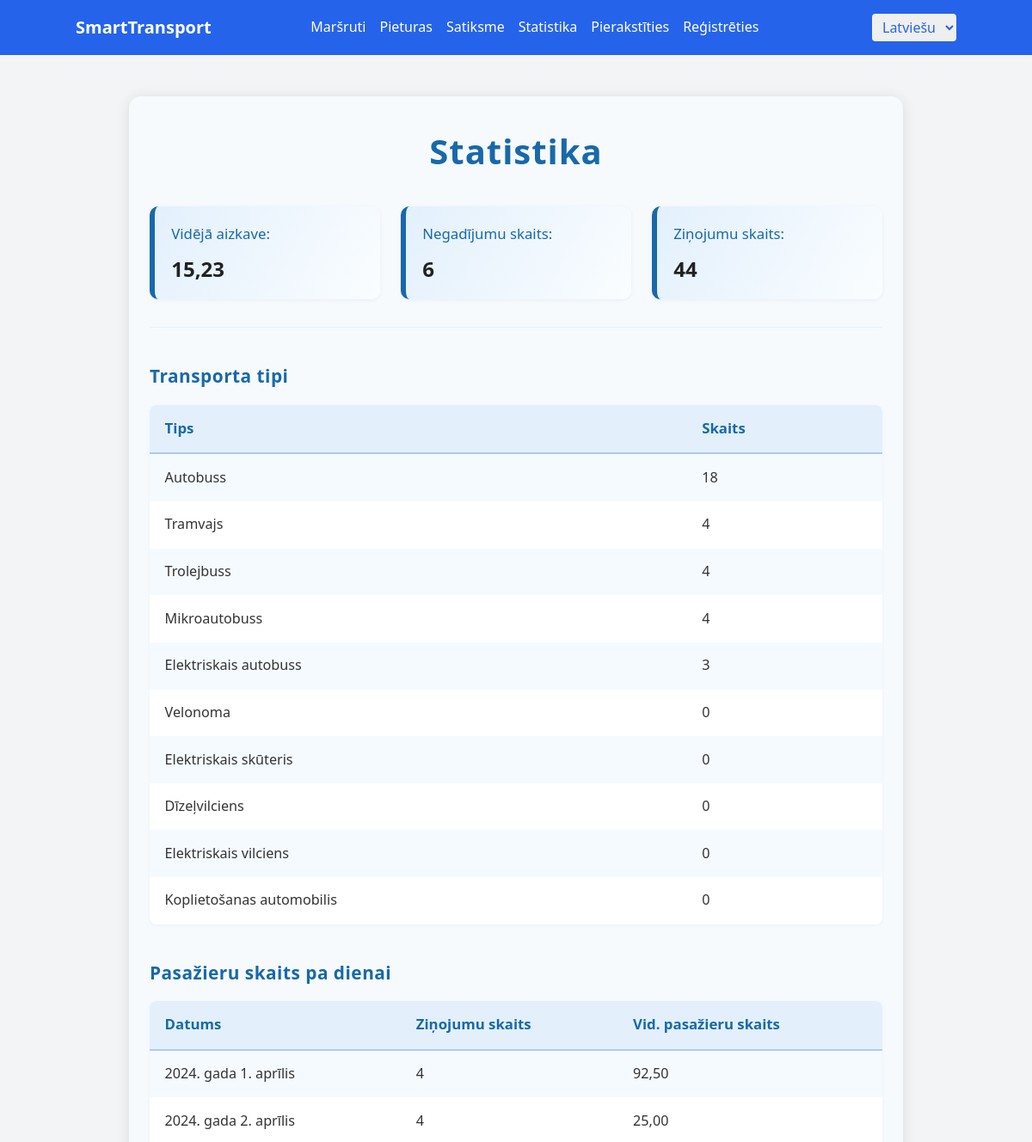
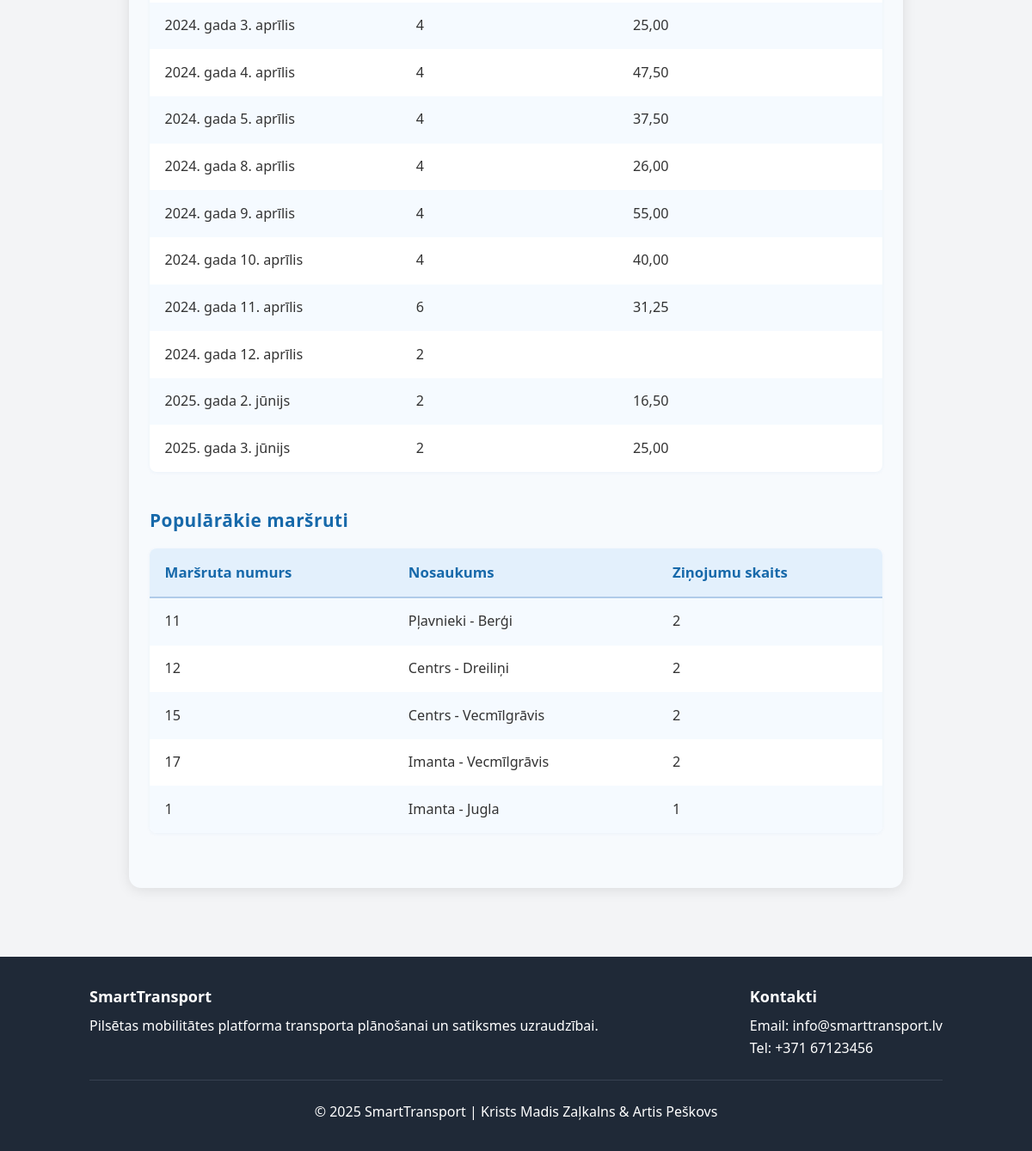
Screenshot of /lv/statistics/ with the database file from the repository (2 pictures, top to bottom).
### transport/models.py (models this page shows, shortened)
class TransportaVeids(models.Model):
    veids_id = models.AutoField(primary_key=True)
    nosaukums = models.CharField(_('Name'), max_length=50)
    vides_ietekme = models.DecimalField(_('Environmental Impact'), max_digits=3, decimal_places=1, null=True, blank=True)
    apraksts = models.TextField(_('Description'), null=True, blank=True)
    class Meta:
        verbose_name = _('Transport Type')
        verbose_name_plural = _('Transport Types')

class Marsruts(models.Model):
    marsruts_id = models.AutoField(primary_key=True)
    numurs = models.CharField(_('Number'), max_length=20)
    nosaukums = models.CharField(_('Name'), max_length=255)
    apraksts = models.TextField(_('Description'), null=True, blank=True)
    pilseta = models.ForeignKey(Pilseta, on_delete=models.CASCADE, verbose_name=_('City'))
    class Meta:
        db_table = 'transport_marsruts'

### transport/views.py (the view)
# urls.py: path('statistics/', views.statistics, name='statistics'),
def statistics(request):
    transport_types = TransportaVeids.objects.annotate(count=Count('transportlidzeklis'))
    passenger_data = LietotajaZinojums.objects.values('laiks__date').annotate(
        count=Count('zinojums_id'),
        avg_passengers=Avg('pasazieru_skaits')
    )
    popular_routes = Marsruts.objects.annotate(
        report_count=Count('lietotajazinojums')
    ).order_by('-report_count')[:5]
    avg_delay = SatiksmeStavoklis.objects.aggregate(avg=Avg('intensitate_min'))['avg']
    accident_count = SatiksmeStavoklis.objects.filter(tips='negadijums').count()
    report_count = LietotajaZinojums.objects.count()
    context = {
        'transport_types': transport_types,
        'passenger_data': passenger_data,
        'popular_routes': popular_routes,
        'avg_delay': round(avg_delay, 2) if avg_delay else 0,
        'accident_count': accident_count,
        'report_count': report_count,
    }
    return render(request, 'transport/statistics/index.html', context)

### templates/transport/statistics/index.html (shortened to what this page needs)
{% extends "base.html" %}
{% load static i18n %}
{% block extra_head %}
  <link rel="stylesheet" href="{% static 'css/statistics.css' %}?v={{ now|date:'U' }}">
{% endblock %}
{% block content %}
  <div class="statistics-container">
    <h1>{% trans "Statistics" %}</h1>
    <ul class="summary-stats">
      <li><span class="label">{% trans "Average delay:" %}</span><span class="value">{{ avg_delay }}</span></li>
      <li><span class="label">{% trans "Accident count:" %}</span><span class="value">{{ accident_count }}</span></li>
      <li><span class="label">{% trans "Report count:" %}</span><span class="value">{{ report_count }}</span></li>
    </ul>
    <hr>
    <h2>{% trans "Types of transport" %}</h2>
    <table class="stat-table">
      <tr>
        <th>{% trans "Type" %}</th>
        <th>{% trans "Count" %}</th>
      </tr>
      {% for t in transport_types %}
      <tr>
        <td>{{ t.nosaukums }}</td>
        <td>{{ t.count }}</td>
      </tr>
      {% empty %}
      <tr><td colspan="2">{% trans "No data" %}</td></tr>
      {% endfor %}
    </table>
    <h2>{% trans "Number of passengers by day" %}</h2>
    <table class="stat-table">
      <tr>
        <th>{% trans "Date" %}</th>
        <th>{% trans "Report count" %}</th>
        <th>{% trans "Avg. pasangers" %}</th>
      </tr>
      {% for d in passenger_data %}
      <tr>
        <td>{{ d.laiks__date }}</td>
        <td>{{ d.count }}</td>
        <td>{{ d.avg_passengers|floatformat:2 }}</td>
      </tr>
      {% empty %}
      <tr><td colspan="3">{% trans "No data" %}</td></tr>
      {% endfor %}
    </table>
    <h2>{% trans "Most popular routes" %}</h2>
    <table class="stat-table">
      <tr>
        <th>{% trans "Route number" %}</th>
        <th>{% trans "Name" %}</th>
        <th>{% trans "Report count" %}</th>
      </tr>
      {% for r in popular_routes %}
      <tr>
        <td>{{ r.numurs }}</td>
        <td>{{ r.nosaukums }}</td>
        <td>{{ r.report_count }}</td>
      </tr>
      {% empty %}
      <tr><td colspan="3">{% trans "No data" %}</td></tr>
      {% endfor %}
    </table>
  </div>
{% endblock %}

### static/css/styles.css (style rules this page uses)
* { margin: 0; padding: 0; box-sizing: border-box; }
body { font-family: system-ui, -apple-system, BlinkMacSystemFont, 'Segoe UI', Roboto, Oxygen, Ubuntu, Cantarell, 'Open Sans', 'Helvetica Neue', sans-serif; line-height: 1.6; color: #333; }

### static/css/statistics.css (style rules this page uses)
.statistics-container { max-width: 900px; margin: 2rem auto; padding: 2rem 1.5rem; background: #f7fafd; border-radius: 14px; box-shadow: 0 2px 16px rgba(0,0,0,0.10); }
.statistics-container h1 { margin-bottom: 2rem; font-size: 2.5rem; text-align: center; color: #1769aa; font-weight: 700; letter-spacing: 1px; }
.summary-stats { display: flex; gap: 1.5rem; justify-content: center; margin-bottom: 2rem; flex-wrap: wrap; }
.summary-stats li { flex: 1 1 180px; background: linear-gradient(120deg, #e3f0fc 0%, #fafdff 100%); border-left: 6px solid #1769aa; border-radius: 10px; padding: 1.2rem 1.2rem 1rem 1.2rem; margin-bottom: 0; box-shadow: 0 1px 4px rgba(23,105,170,0.08); display: flex; flex-direction: column; align-items: flex-start; min-width: 160px; }
.summary-stats .label { font-size: 1.05rem; color: #1769aa; font-weight: 500; margin-bottom: 0.5rem; }
.summary-stats .value { font-size: 1.5rem; color: #222; font-weight: 600; }
.statistics-container h2 { color: #1769aa; margin-top: 2.5rem; margin-bottom: 1rem; font-size: 1.3rem; letter-spacing: 0.5px; font-weight: 600; }
.stat-table { width: 100%; border-collapse: collapse; margin-bottom: 2rem; background: #fff; border-radius: 8px; overflow: hidden; box-shadow: 0 1px 4px rgba(23,105,170,0.05); }
.stat-table th, .stat-table td { padding: 0.9rem 1.1rem; text-align: left; }
.stat-table th { background: #e3f0fc; color: #1769aa; font-weight: 700; font-size: 1.05rem; border-bottom: 2px solid #b0cbe9; }
.stat-table tr:nth-child(even) { background: #f5faff; }
.stat-table td { color: #333; font-size: 1.01rem; }
hr { margin: 2rem 0 2rem 0; border: none; border-top: 1.5px solid #e3f0fc; }

### templates/transport/statistics/index.html (style rules this page uses)
.statistics-container { animation: fadein 0.8s cubic-bezier(0.4,0,0.2,1); }

### rows the page displays
TransportaVeids: nosaukums "Autobuss", count "18"
TransportaVeids: nosaukums "Tramvajs", count "4"
TransportaVeids: nosaukums "Trolejbuss", count "4"
TransportaVeids: nosaukums "Mikroautobuss", count "4"
TransportaVeids: nosaukums "Elektriskais autobuss", count "3"
TransportaVeids: nosaukums "Velonoma", count "0"
TransportaVeids: nosaukums "Elektriskais skūteris", count "0"
TransportaVeids: nosaukums "Dīzeļvilciens", count "0"
TransportaVeids: nosaukums "Elektriskais vilciens", count "0"
TransportaVeids: nosaukums "Koplietošanas automobilis", count "0"
Marsruts: numurs "11", nosaukums "Pļavnieki - Berģi", report_count "2"
Marsruts: numurs "12", nosaukums "Centrs - Dreiliņi", report_count "2"
Marsruts: numurs "15", nosaukums "Centrs - Vecmīlgrāvis", report_count "2"
Marsruts: numurs "17", nosaukums "Imanta - Vecmīlgrāvis", report_count "2"
Marsruts: numurs "1", nosaukums "Imanta - Jugla", report_count "1"

### other values shown
{{ avg_delay }} "15,23"
{{ accident_count }} "6"
{{ report_count }} "44"
{{ d.laiks__date }} "2024. gada 1. aprīlis" "2024. gada 2. aprīlis" "2024. gada 3. aprīlis" "2024. gada 4. aprīlis" "2024. gada 5. aprīlis" "2024. gada 8. aprīlis" "2024. gada 9. aprīlis" "2024. gada 10. aprīlis" "2024. gada 11. aprīlis" "2024. gada 12. aprīlis" "2025. gada 2. jūnijs" "2025. gada 3. jūnijs"
{{ d.count }} "4" "4" "4" "4" "4" "4" "4" "4" "6" "2" "2" "2"
{{ d.avg_passengers|floatformat:2 }} "92,50" "25,00" "25,00" "47,50" "37,50" "26,00" "55,00" "40,00" "31,25" "16,50" "25,00"
